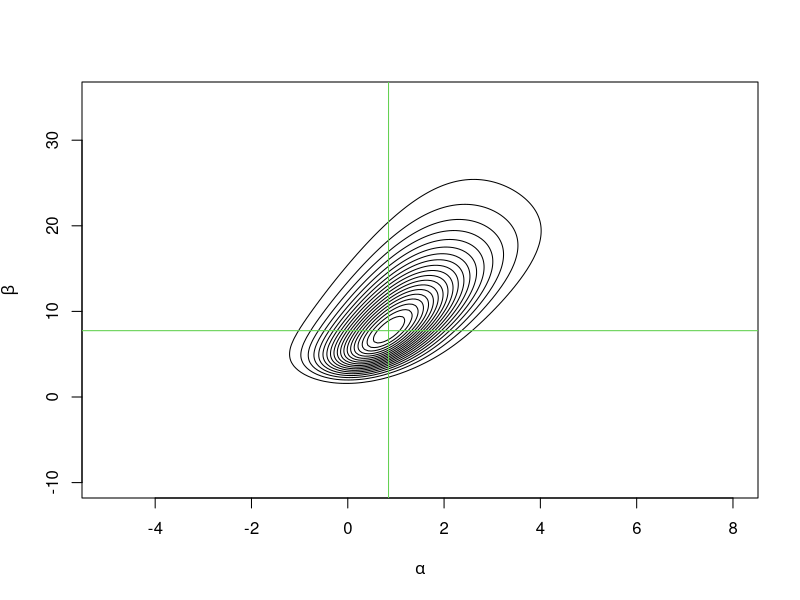
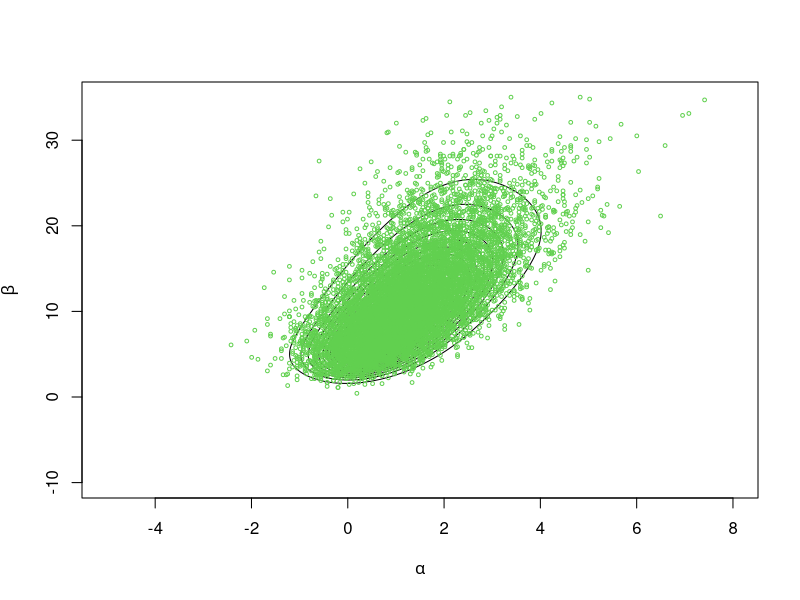
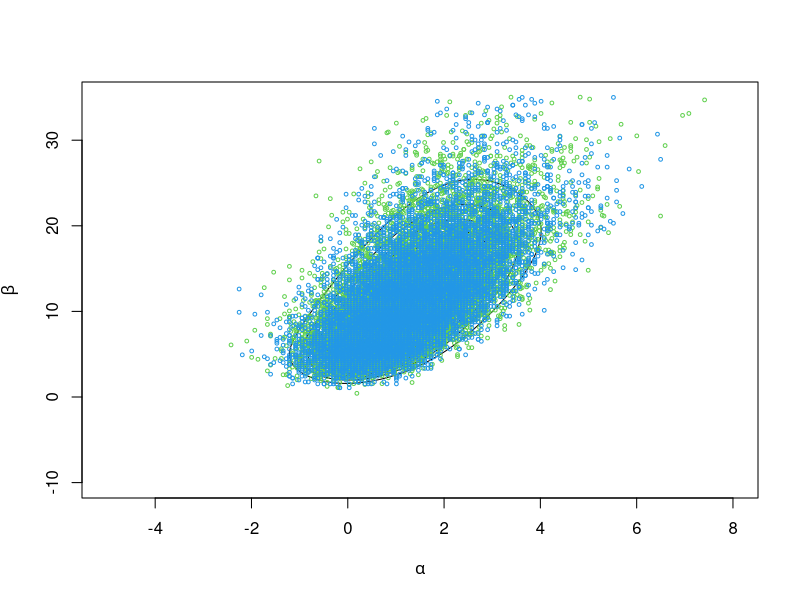
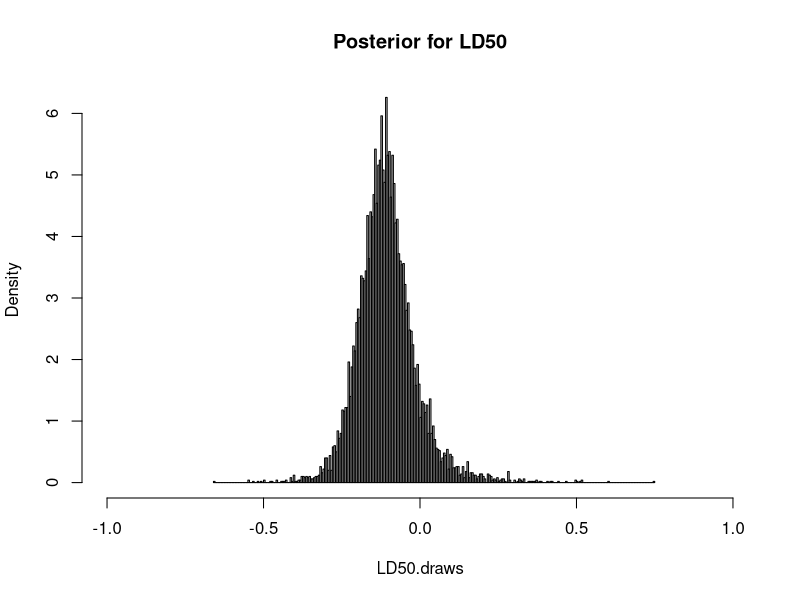
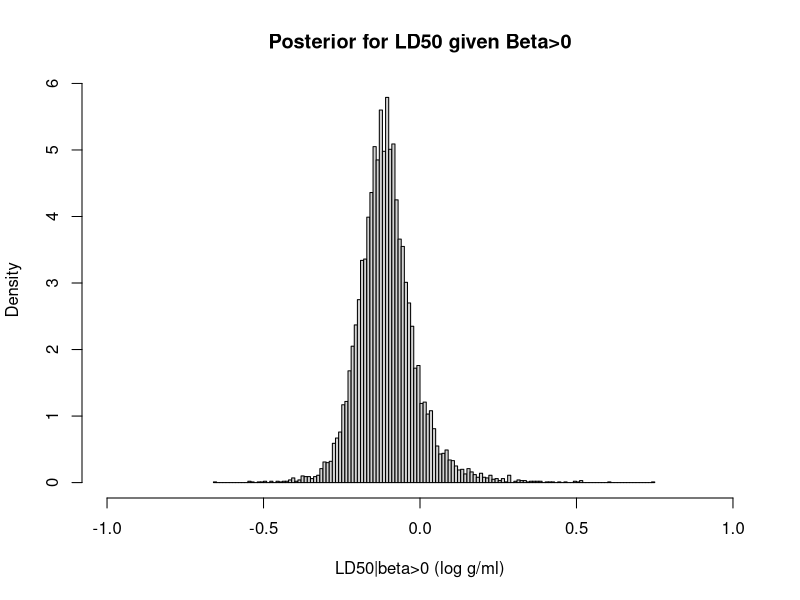
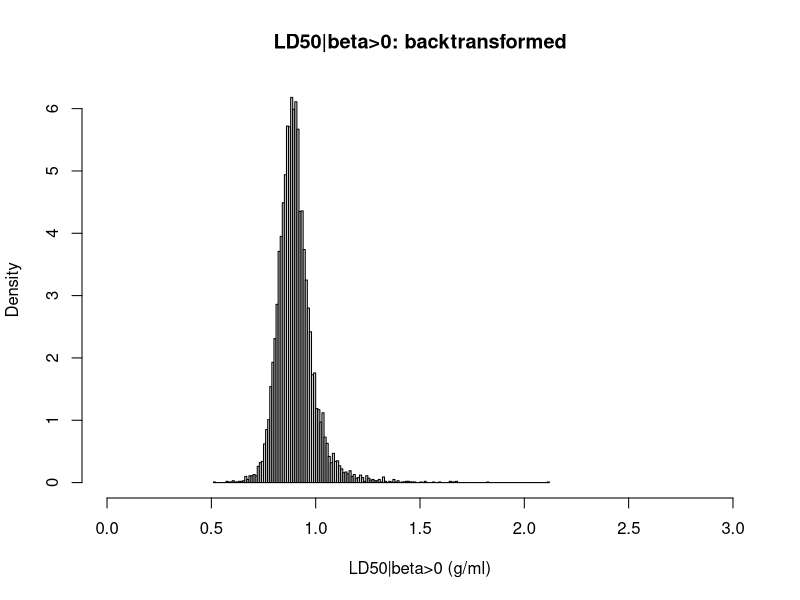

Generate these figures, in order, with R:

### This code follows Section 3.7 in Gelman et al.: Analysis of Bioassay Expt.

### Description of the problem (from pg 74):
## In the development of drugs and other chemical compounds, acute toxicity
## test or bioassay experiments are commonly performed on animals. Such
## experiments proceed by administering various does levels of the compound
## to batches of animals.  The animals' responses are typically characterized by
## a dichotomous outcome: for example, alive or dead, tumor or no tumor.  An
## experiment of this kind gives rise to data of the form
## (xi, ni, yi) where xi=ith of k dose levels
##                    ni=number of animals given the ith dose
##                    yi=number of animals out of ni with positive outcome


## Data from Racine et al. (1986) (Table 3.1 in Gelman et al)

log.dose <- c(-0.86, -0.30, -0.05, 0.73)
n.dose <- c(5,5,5,5)
y.dose <- c(0,1,3,5)

data.frame(log.dose,n.dose,y.dose)


#1. Think about exchangeability of the 5 animals within each dose group:
#  Independent with equal probabilities of death? Not too bad of assump? If yes, 
#  then Binomial dist'n useful:
# Treat outcomes of the 4 different doses as independent after accounting for 
#   dose by allowing different probs for each dose? Not too bad of assump?
# We will proceed with a "yes" for both of these and assume yi|pi ~ Bin(ni,pi)


 #1.  Specify a prior distribution for the pi's:
 #    Gelman suggests the simplest way to proceed is assuming the pi's are exchangeable in their
 #    prior dist'n and using some non-informative density: p(p1,p2,p3,p4) prop.to 1
 #    What posterior distributions would the pi's then have?

 #   What is the flaw of the above prior distribution?  We KNOW the dose for each group
 #   and DO NOT expect the probabilities of death to be exchangeable since they should
 #   depend on dose!  So, let's model the changes in pi we expect due to dose using a 
 #   logit(pi) = alpha + beta*dosei  (Why wouldn't we just use pi = a + b*dosei?)
 #   Now we just have a logistic regression model!
# NOTE: dose is already log transformed


   inv.logit <- function(x) { exp(x)/(1 + exp(x)) }

   LR.loglik.fun <- function(ab.vec,x.vec,n.vec,y.vec) {
       ll.out <- sum(y.vec*log(inv.logit(ab.vec[1] + ab.vec[2]*x.vec)) + 
                    (n.vec-y.vec)*log(1-inv.logit(ab.vec[1] + ab.vec[2]*x.vec)))
       return(ll.out)
     }


    LR.lik.fun <- function(ab.vec,x.vec,n.vec,y.vec) {
       out <- prod( ((inv.logit(ab.vec[1] + ab.vec[2]*x.vec))^y.vec)*
                        (1-inv.logit(ab.vec[1] + ab.vec[2]*x.vec))^(n.vec-y.vec) )
       return(out)       
     }


 
 ## Now we need to think about a prior distribution for (alpha, beta) instead of p.  To proceed with
 ##  a simple analysis we will use p(alpha,beta) propto 1  (independent and locally uniform priors)


     #b/c of the prior we used, we don't need to define another function for lik.x.prior


  ## Now, we want to compute the joint posterior distribution over a grid of points. It's nice to get
  ##  a crude idea of where alpha and beta will lie.  To do this you can perform ordinary regression on
  ## the proportions, or go ahead and run logistic regression to find the MLEs.

    ### Let's go ahead and perform the standard non-Bayesian analysis:
        yes.no <- cbind(y.dose, n.dose-y.dose)
        glm.out <- glm(yes.no ~ log.dose, family=binomial)
        summary(glm.out)
            #           Estimate Std. Error z value Pr(>|z|)
          #(Intercept)   0.8466     1.0191   0.831    0.406
          #log.dose      7.7488     4.8728   1.590    0.112


   ### Define the grid over which to compute the posterior density
         a.grid <- seq(-5,8, length=200)
         b.grid <- seq(-10,35, length=200)
         ab.grid <- expand.grid(a.grid,b.grid)
         lik.x.p.vec1 <- apply(ab.grid, 1, LR.loglik.fun, x.vec=log.dose, n.vec=n.dose, y.vec=y.dose)
         lik.x.p.vec <- exp(lik.x.p.vec1 - max(lik.x.p.vec1))
         lik.x.p.mat <- matrix(lik.x.p.vec, nrow=length(a.grid), ncol=length(b.grid))
         norm.const <- sum((a.grid[2]-a.grid[1])*(b.grid[2]-b.grid[1])*lik.x.p.vec)
         post.vec <- lik.x.p.vec/norm.const        
         post.mat <- lik.x.p.mat/norm.const

         contour(a.grid, b.grid, post.mat, xlab=expression(alpha), ylab=expression(beta),
                     levels=seq(0.05, 0.95, by=0.05)*max(post.mat), drawlabels=FALSE)
         abline(v=0.8466, col=3) #MLE's
         abline(h=7.7488, col=3)


   ### Now obtain draws from the posterior distribution:

     ###Method 1: Use the same grid approximation sampling method we did for univariate problem     ## 
         grid.rows <- 1:length(post.vec)
         samp.rows <- sample(grid.rows, size=10000, prob=post.vec, replace=TRUE)
        
         post.samps <- ab.grid[samp.rows,]

         #Now let's make our posterior draws more continuous
         a.interval <- a.grid[2]-a.grid[1]
         b.interval <- b.grid[2]-b.grid[1]
         post.samps.cont <- post.samps + c(runif(1, -a.interval/2, a.interval/2), runif(1, -b.interval/2, b.interval/2))
         dim(post.samps)

         contour(a.grid, b.grid, post.mat, xlab=expression(alpha), ylab=expression(beta),
                     levels=seq(0.05, 0.95, by=0.05)*max(post.mat), drawlabels=FALSE)
            points(post.samps.cont[,1], post.samps.cont[,2], col=3, cex=0.5)



    ### Method 2:  Using the conditional posterior for mu and marginal posterior for sig2 as 
     ##   Gelman et al. describe on page 92

        #1. Compute the marginal posterior distribution of alpha by numerically summing over beta
        #   in the discrete distribution computed on grid  (post.mat)

            a.marg.post <- apply(post.mat, 1, sum)
         
        #2.a. Draw alpha from the marginal posterior obtained in 1
            a.post.samps <- sample(a.grid, 10000, a.marg.post, replace=TRUE)
           
         #  b. Draw betas from the discrete conditional distribution p(beta|alpha,y)
  
             b.post.samps <- numeric(length(a.post.samps))
             for (i in 1:length(a.post.samps)){
                 b.post.samps[i] <- sample(b.grid, 1, prob=post.mat[a.grid==a.post.samps[i],])
                 }
             
            contour(a.grid, b.grid, post.mat, xlab=expression(alpha), ylab=expression(beta),
                     levels=seq(0.05, 0.95, by=0.05)*max(post.mat), drawlabels=FALSE)
                points(post.samps.cont[,1], post.samps.cont[,2], col=3, cex=0.5) #Method 1 points
                points(a.post.samps, b.post.samps, col=4, cex=0.5)  #Method 2 points
            

       ### ISSUES to consider when using a grid approximation:
         # -Size of grid: too small misses features of posterior distribution, too large can miss smaller features
         #     falling b/t grid points
         # -Beware of overflow and underflow operations - computers can only keep track of so many digits
         #   -**Compute log of posterior density, subtract off maximum, and then exponentiate
         #       as I did above 
         #


   ###########################################
   ### Posterior distribution of the LD50
     #  A common parameter of interest in bioassay studies is LD50 (Lethal Dose 50 = Dose at which 
     #  prob. of death is 50%)
     #  LD50:  E(Yi/ni)=logit^-1(alpha + beta*xi)=0.5 -->  xi= -alpha/beta
     #  What is the distribution of LD50?
     #  Given that we have posterior draws of alpha and beta, and LD50 is just a function of
     #  alpha and beta, it is "easy peasy lemon squeezy"(quote from my kindergartener) 
     #  to get p(LD50|y)
     
      LD50.draws <- -a.post.samps/b.post.samps
      min(LD50.draws)
      hist(LD50.draws, col="lightgray", main="Posterior for LD50", xlim=c(-1,1), nclass=300, freq=FALSE) 
     
     #For this problem, if beta<=0, LD50 is not a useful concept
     
     ## Practical inferences
     #  What is the probability that the drug is harmful (beta<0)?
        mean(b.post.samps>0) #1  Pr(beta>0) > 0.9999  (On one run I did get one posterior draw < 0)
     
        mean(LD50.draws>0) #= 0.0
        quantile(LD50.draws, c(0.025, 0.975)) ##How would you have obtained a CI or SE in likelihood
                                               # analysis?
        
     #Now, can compute the posterior of LD50 conditional on beta>0
     # If we have non-positive values for beta take only those positive values to summarize
     
        LD50.post.cond <- LD50.draws[b.post.samps>0] #draws conditional on beta>0
        hist(LD50.post.cond, col="lightgray", main="Posterior for LD50 given Beta>0", xlim=c(-1,1), 
                nclass=200, freq=FALSE, xlab="LD50|beta>0 (log g/ml)") 
        mean(LD50.post.cond)
        median(LD50.post.cond)
        quantile(LD50.post.cond, c(.05,.95)) 
        
        #Need to backtransform to get back to original scale of dose
        
        LD50.post.exp <- exp(LD50.post.cond)
        hist(LD50.post.exp, col="lightgray", main="LD50|beta>0: backtransformed", xlim=c(0,3), 
             nclass=200, freq=FALSE, xlab="LD50|beta>0 (g/ml)") 
        mean(LD50.post.exp)
        median(LD50.post.exp)
        
quantile(LD50.post.exp, c(.05,.95)) 
        
       #What is the posterior probability that LD50 is less than 0.75, which is close to the
       # second dose used in the study?
         mean(LD50.post.exp<0.75)  #0.0167
        
      
     
  
